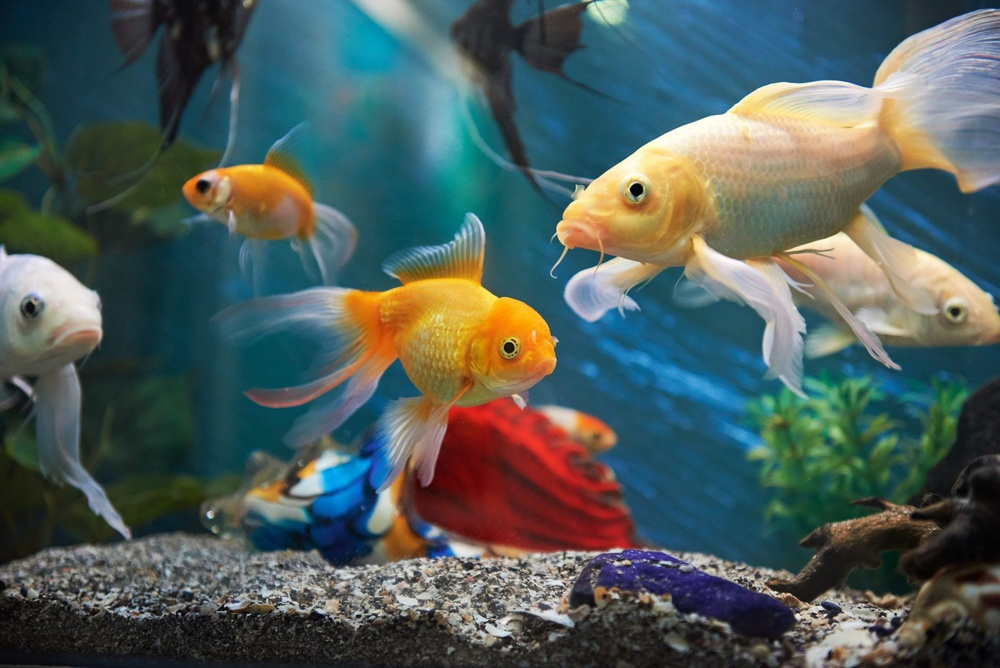
#> input picture TP_28-06-2024/example_image.jpg, 1000 x 668 px, shrunk from 2560 x 1709 before the run
$ python exemple1.py
#> lines starting #> are read from the running program, lines starting #| are printed output that depends on the picture
import cv2

def load(image_path):
#> called with image_path = 'example_image.jpg'
    try:
        image = cv2.imread(image_path)
#> image is the input picture: shape (668, 1000, 3); mean B, G, R 90.2, 93.1, 78.4
        return image
    except Exception as e:
        print(f"Erreur lors du chargement de l'image : {e}")

def convert(image):
    try:
        height, width, _ = image.shape
#> height = 668; width = 1000
        for i in range(height):
            for j in range(width):
                image[i, j] = (int(image[i, j, 0]) + int(image[i, j, 1]) + int(image[i, j, 2])) // 3
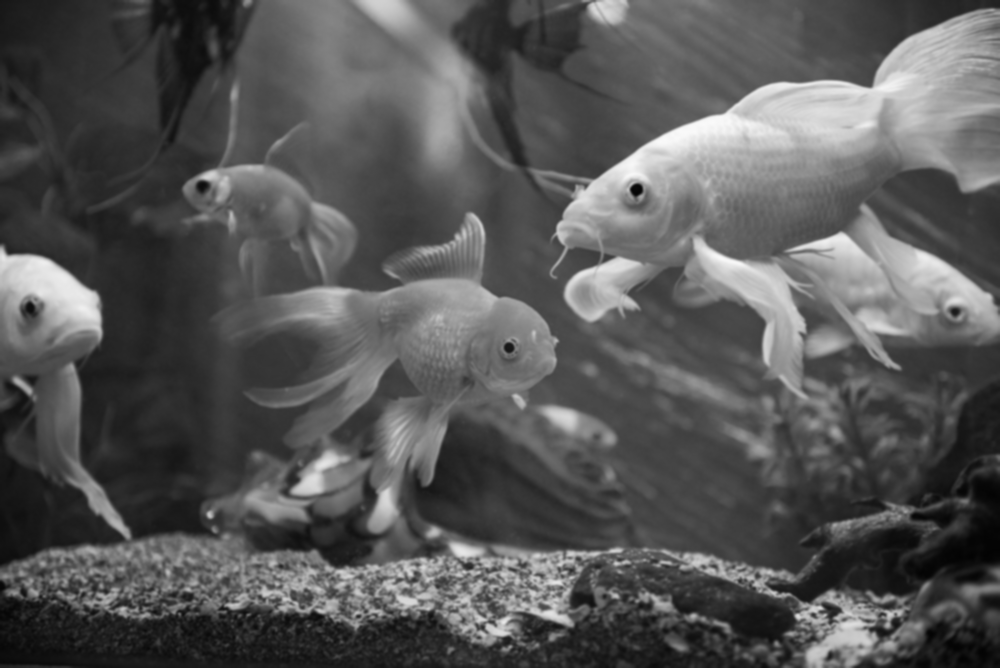
#> image: shape (668, 1000, 3); min 3, max 250, mean 86.9
        return image
    except Exception as e:
        print(f"Erreur {e}")
        return None

def blur(image, kernel_size=(5, 5)):
    try:
        blurred_image = cv2.GaussianBlur(image, kernel_size, 0)
        return blurred_image
    except Exception as e:
        print(f"Erreur {e}")
        return None

def threshold(image, threshold=127):
    try:
        height, width = image.shape
        for i in range(height):
            for j in range(width):
                if image[i, j] > threshold:
                    image[i, j] = 255
                else:
                    image[i, j] = 0
        return image
    except Exception as e:
        print(f"Erreur {e}")
        return None

def save(image, output_path):
    try:
        cv2.imwrite(output_path, image)
        print("Image traitée enregistrée avec succès :", output_path)
    except Exception as e:
        print(f"Erreur {e}")

def main():
    image_path = "example_image.jpg"
    original_image = load(image_path)

    image = threshold(convert(blur(original_image)))
    output_path = "processed_image.jpg"
    save(image, output_path)


main()
